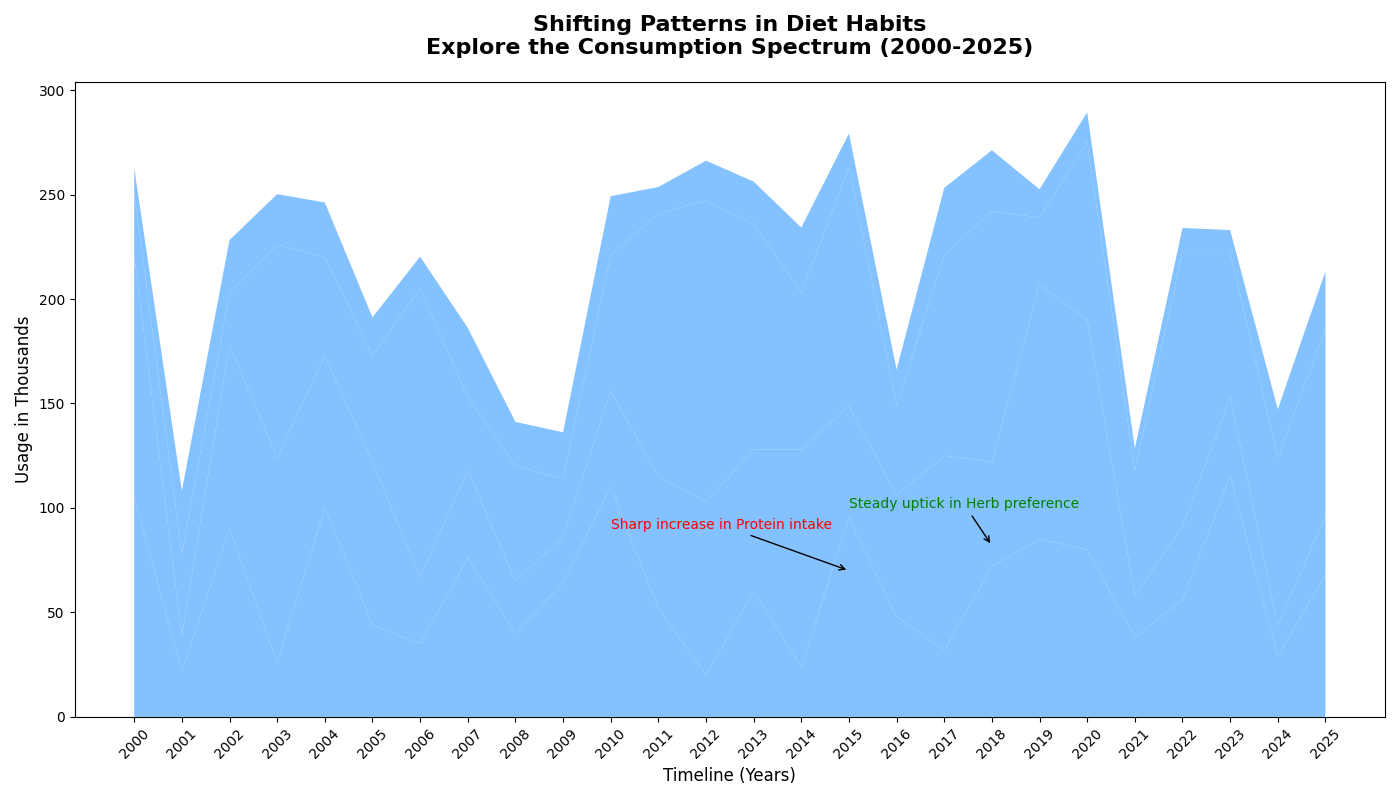

Recreate this plot in Python.
import matplotlib.pyplot as plt
import numpy as np

years = np.arange(2000, 2026)

fruits_consumption = [105, 22, 90, 26, 100, 44, 35, 76, 40, 64, 110, 52, 20, 60, 24, 95, 48, 32, 72, 85, 80, 38, 56, 115, 29, 68]
vegetables_consumption = [116, 17, 88, 98, 73, 78, 32, 42, 25, 22, 46, 63, 83, 68, 104, 54, 58, 93, 50, 122, 110, 20, 35, 38, 15, 28]
meats_consumption = [30, 39, 25, 102, 47, 51, 138, 35, 55, 28, 65, 126, 144, 108, 75, 114, 43, 96, 120, 32, 85, 60, 132, 70, 80, 90]
dairy_consumption = [11.8, 30.2, 25.2, 24.2, 26.2, 18.2, 15.3, 33.2, 21.2, 22.2, 28.2, 12.6, 19.2, 20.2, 31.2, 16.2, 17.2, 32.2, 29.2, 13.5, 14.4, 10.5, 11, 10, 23.2, 27.2]

data = np.vstack([fruits_consumption, vegetables_consumption, meats_consumption, dairy_consumption])
single_color = '#66b3ff'

fig, ax = plt.subplots(figsize=(14, 8))
ax.stackplot(years, data, colors=[single_color]*4, alpha=0.8)

ax.set_title('Shifting Patterns in Diet Habits\nExplore the Consumption Spectrum (2000-2025)', fontsize=16, fontweight='bold', pad=20)
ax.set_xlabel('Timeline (Years)', fontsize=12)
ax.set_ylabel('Usage in Thousands', fontsize=12)

ax.annotate('Sharp increase in Protein intake', xy=(2015, 70), xytext=(2010, 90),
            arrowprops=dict(facecolor='black', arrowstyle='->'), fontsize=10, color='red')
ax.annotate('Steady uptick in Herb preference', xy=(2018, 82), xytext=(2015, 100),
            arrowprops=dict(facecolor='black', arrowstyle='->'), fontsize=10, color='green')

ax.set_xticks(years)
ax.set_xticklabels(years, rotation=45)

plt.tight_layout()
plt.show()
